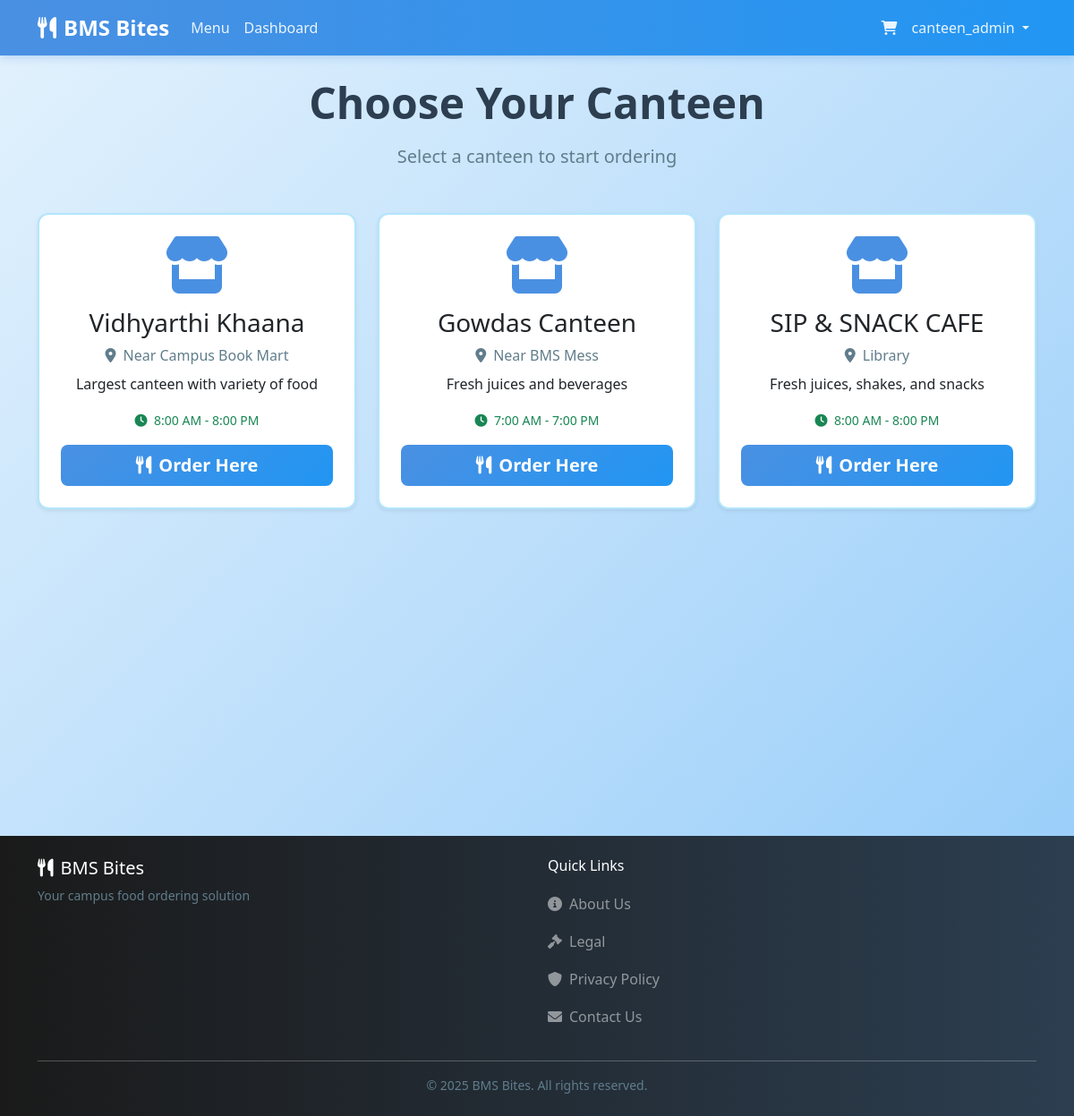
The app's page /canteens (signed in) with its own data.
### tables this page shows
CREATE TABLE canteens (
    id INTEGER PRIMARY KEY AUTOINCREMENT,
    name TEXT NOT NULL,
    location TEXT NOT NULL,
    description TEXT,
    opening_time TEXT,
    closing_time TEXT,
    is_open BOOLEAN DEFAULT 1,
    created_at TIMESTAMP DEFAULT CURRENT_TIMESTAMP
);

### routes/main.py (the view)
@main_bp.route('/canteens')
def canteens():
    canteens_list = menu_mgr.get_canteens()
    return render_template('canteens.html', canteens=canteens_list)

### app.py (called while the page is built)
@app.context_processor
def inject_session():
    return dict(session=session)

### utils/menu_manager.py (called while the page is built)
    def get_canteens(self):
        conn = sqlite3.connect(self.db_path)
        df = pd.read_sql_query("SELECT * FROM canteens WHERE is_open=1", conn)
        conn.close()
        return df.to_dict('records')

### templates/canteens.html (shortened to what this page needs)
{% extends "layout.html" %}
{% block content %}
<div class="text-center mb-5">
    <h2 class="display-5 fw-bold mb-3">Choose Your Canteen</h2>
    <p class="lead text-muted">Select a canteen to start ordering</p>
</div>
<div class="row row-cols-1 row-cols-md-3 g-4">
    {% for canteen in canteens %}
    <div class="col">
        <div class="card h-100 shadow-sm hover-card">
            <div class="card-body text-center p-4">
                <div class="mb-3">
                    <i class="fas fa-store fa-4x text-primary"></i>
                </div>
                <h3 class="card-title">{{ canteen['name'] }}</h3>
                <p class="text-muted mb-2">
                    <i class="fas fa-map-marker-alt me-2"></i>{{ canteen['location'] }}
                </p>
                <p class="card-text">{{ canteen['description'] }}</p>
                <div class="mb-3">
                    <small class="text-success">
                        <i class="fas fa-clock me-1"></i>
                        {{ canteen['opening_time'] }} - {{ canteen['closing_time'] }}
                    </small>
                </div>
                <a href="{{ url_for('main.select_canteen', canteen_id=canteen['id']) }}"
                    class="btn btn-primary btn-lg w-100">
                    <i class="fas fa-utensils me-2"></i>Order Here
                </a>
            </div>
        </div>
    </div>
    {% endfor %}
</div>
{% endblock %}

### static/css/style.css (style rules this page uses)
:root { --primary-color: #87CEEB; --secondary-color: #4A90E2; --dark-color: #1a1a1a; --light-bg: #E3F2FD; --white: #FFFFFF; --text-dark: #2c3e50; --success-color: #4CAF50; --warning-color: #FFA726; --danger-color: #EF5350; }
body { font-family: 'Segoe UI', Tahoma, Geneva, Verdana, sans-serif; background: linear-gradient(135deg, #E3F2FD 0%, #BBDEFB 50%, #90CAF9 100%); background-attachment: fixed; min-height: 100vh; color: var(--text-dark); }
.card { transition: transform 0.3s, box-shadow 0.3s; background-color: var(--white); border: 2px solid #B3E5FC; border-radius: 12px; }
.btn-primary { background: linear-gradient(135deg, #4A90E2 0%, #2196F3 100%); border: none; color: var(--white); font-weight: 600; transition: all 0.3s ease; }
html { scroll-behavior: smooth; }
.hover-card { transition: all 0.3s ease; }
.text-primary { color: var(--secondary-color) !important; }
.text-muted { color: #607D8B !important; }

### templates/canteens.html (style rules this page uses)
.hover-card { transition: transform 0.3s ease, box-shadow 0.3s ease; }

### records on screen
canteens: name "Vidhyarthi Khaana", location "Near Campus Book Mart", description "Largest canteen with variety of food", opening_time "8:00 AM", closing_time "8:00 PM"
canteens: name "Gowdas Canteen", location "Near BMS Mess", description "Fresh juices and beverages", opening_time "7:00 AM", closing_time "7:00 PM"
canteens: name "SIP & SNACK CAFE", location "Library", description "Fresh juices, shakes, and snacks", opening_time "8:00 AM", closing_time "8:00 PM"

### other values on screen
{{ session.get('username') }} "canteen_admin"
